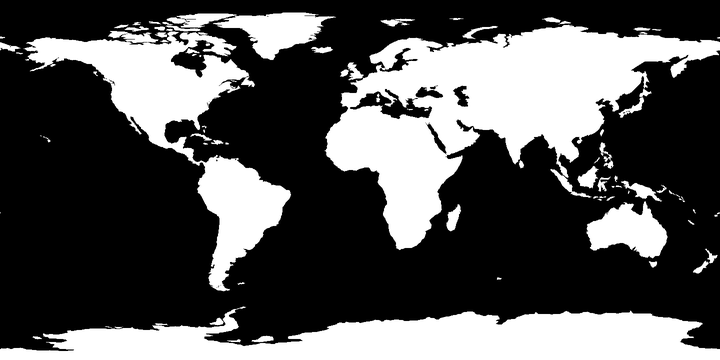
#> input picture landmask.png, 720 x 360 px
$ python draw.py
#> lines starting #> are read from the running program, lines starting #| are printed output that depends on the picture; after the words box and inside, x2 and y2 are one past the last pixel; in counts of white or black regions, pixels touching at a corner belong together
#!/usr/bin/env python3
"""Draw the 25 November 2026 world-news poster (hero + globe + timeline).

Output: entry.png, 1024x1024, RGB.

Layout is deliberately asymmetric: one large lead-story panel, a single drawn
orthographic globe with numbered location markers, six differently sized story
cards in a masonry arrangement, and a 24-hour UTC timeline strip.  Every story
was first reported on 25 November 2026 (UTC); the minutes value is the
approximate UTC time the story broke and only drives timeline placement.

The grader never runs this file: main.ts copies the finished entry.png.
Pillow + numpy are build-time only.
"""

import math
import os

import numpy as np
from PIL import Image, ImageDraw, ImageFilter, ImageFont

W = H = 1024
ROOT = os.path.dirname(os.path.abspath(__file__))

FONT_BOLD = "/usr/share/fonts/truetype/dejavu/DejaVuSans-Bold.ttf"
FONT_REG = "/usr/share/fonts/truetype/dejavu/DejaVuSans.ttf"

# ---------------------------------------------------------------- palette
BG_TOP = (7, 10, 22)
BG_BOT = (10, 18, 38)
CARD_BASE = (16, 27, 48)
INK = (236, 243, 255)
INK_DIM = (158, 174, 202)
INK_FAINT = (104, 120, 150)
CYAN = (78, 232, 236)
AMBER = (255, 180, 66)
CORAL = (255, 92, 118)
VIOLET = (180, 148, 255)
LIME = (156, 240, 116)
BLUE = (100, 176, 255)
GOLD = (255, 214, 96)
OCEAN_EDGE = (5, 16, 34)
OCEAN_CORE = (16, 52, 92)
LAND_DARK = (34, 66, 76)
LAND_LIGHT = (62, 108, 110)
COAST = (96, 240, 218)

# ---------------------------------------------------------------- stories
# n, minutes, hh:mm, region, headline, timeline label, summary, colour, marker
STORIES = [
    dict(n=1, t=790, hh="13:10", region="NORTH AMERICA", hero=True,
         head="US tariffs target China, EU and 12 more",
         tl="US tariffs hit 14",
         summary="New Section 301 duties over 'overcapacity' hit 14 partners; US stocks fall.",
         col=CORAL),
    dict(n=2, t=120, hh="02:00", region="MIDDLE EAST",
         head="Houthis hit Riyadh, threaten Red Sea",
         tl="Riyadh hit; Red Sea threatened",
         summary="Drone strikes a Riyadh fund tower; Saudis bomb Hodeidah.",
         col=AMBER),
    dict(n=3, t=480, hh="08:00", region="EUROPE",
         head="Merz: Russia wants more than Ukraine",
         tl="Merz warns on Russia",
         summary="Germany says Putin's aims exceed Ukraine; 700k dead estimate.",
         col=VIOLET),
    dict(n=4, t=1020, hh="17:00", region="GLOBAL MARKETS",
         head="AI rout drags Wall Street lower",
         tl="AI selloff deepens",
         summary="Nvidia doubts return; S&P 500 slumps and Asia markets dive.",
         col=BLUE),
    dict(n=5, t=1035, hh="17:15", region="AFRICA",
         head="Ebola outbreak disrupts east Congo",
         tl="Ebola crisis in Congo",
         summary="UN peacekeepers evacuate trapped health workers in DR Congo.",
         col=LIME),
    dict(n=6, t=1285, hh="21:25", region="CLIMATE",
         head="Six days above 2\u00b0C; COP31 stalls",
         tl="Six days above 2\u00b0C",
         summary="First six-day run 2\u00b0C over pre-industrial; COP31 deadlocks.",
         col=GOLD),
]

# Marker set for the globe: one marker per story region (US covers two stories).
MARKERS = [
    dict(label="US EAST", lon=-74.0, lat=39.0, col=CORAL, extra=BLUE),
    dict(label="RIYADH", lon=46.7, lat=24.7, col=AMBER, extra=None),
    dict(label="MOSCOW", lon=37.6, lat=55.8, col=VIOLET, extra=None),
    dict(label="CONGO", lon=15.3, lat=-4.3, col=LIME, extra=None),
    dict(label="GLOBAL", lon=-20.0, lat=-40.0, col=GOLD, extra=None),
]

# ---------------------------------------------------------------- helpers
def font(path, size):
    return ImageFont.truetype(path, size)


def mix(a, b, t):
    t = max(0.0, min(1.0, t))
    return tuple(int(round(a[i] + (b[i] - a[i]) * t)) for i in range(3))


def text(draw, xy, s, f, fill, anchor="la", spacing=0.0):
    """Draw text, optionally with letter spacing.  Returns the drawn width."""
    if spacing == 0:
        draw.text(xy, s, font=f, fill=fill, anchor=anchor)
        return f.getlength(s)
    total = sum(f.getlength(c) + spacing for c in s) - spacing
    x, y = xy
    if anchor[0] == "m":
        x -= total / 2
    elif anchor[0] == "r":
        x -= total
    for c in s:
        draw.text((x, y), c, font=f, fill=fill, anchor="l" + anchor[1])
        x += f.getlength(c) + spacing
    return total


def wrap(s, f, maxw):
    """Greedy word-wrap, returns a list of lines whose width <= maxw."""
    out, cur = [], ""
    for word in s.split():
        cand = (cur + " " + word).strip()
        if cur and f.getlength(cand) > maxw:
            out.append(cur)
            cur = word
        else:
            cur = cand
    if cur:
        out.append(cur)
    return out


def fit_headline(s, maxw, sizes=(15, 14, 13, 12.5)):
    """Largest bold size wrapping to <=2 lines and leaving no one-word widow."""
    for sz in sizes:
        f = font(FONT_BOLD, sz)
        lines = wrap(s, f, maxw)
        if len(lines) == 1:
            return f, lines, sz
        if len(lines) == 2:
            tail = lines[-1]
            if len(tail.split()) >= 2 or f.getlength(tail) >= 0.40 * maxw:
                return f, lines, sz
    f = font(FONT_BOLD, sizes[-1])
    return f, wrap(s, f, maxw)[:2], sizes[-1]


def chip(draw, box, radius, fill, outline=None, width=1):
    draw.rounded_rectangle(box, radius=radius, fill=fill[:3],
                           outline=outline[:3] if outline else None, width=width)


def grad_panel(size, top, bot, radius):
    """A rounded vertical-gradient RGBA tile, used for cards and the hero."""
    w, h = size
    arr = np.zeros((h, w, 3), dtype=np.float32)
    for y in range(h):
        t = y / max(1, h - 1)
        arr[y, :, :] = [top[k] + (bot[k] - top[k]) * t for k in range(3)]
    img = Image.fromarray(np.clip(arr, 0, 255).astype(np.uint8), "RGB").convert("RGBA")
    mask = Image.new("L", (w, h), 0)
    ImageDraw.Draw(mask).rounded_rectangle([0, 0, w - 1, h - 1], radius=radius, fill=255)
    img.putalpha(mask)
    return img


def dashed_ellipse(draw, box, colour, dash=9, gap=7, width=1):
    x0, y0, x1, y1 = box
    cx, cy = (x0 + x1) / 2, (y0 + y1) / 2
    rx, ry = (x1 - x0) / 2, (y1 - y0) / 2
    steps = 360
    on, acc, prev = True, 0.0, None
    for i in range(steps + 1):
        a = 2 * math.pi * i / steps
        p = (cx + rx * math.cos(a), cy + ry * math.sin(a))
        if prev is not None:
            acc += math.dist(p, prev)
            if on:
                draw.line([prev, p], fill=colour, width=width)
            if on and acc >= dash:
                on, acc = False, 0.0
            elif not on and acc >= gap:
                on, acc = True, 0.0
        prev = p


def load_land():
    im = Image.open(os.path.join(ROOT, "landmask.png")).convert("L")
#> im is the input picture: PIL image 720x360 L; min 0, max 255, mean 85.9
    return np.asarray(im, dtype=np.float32) / 255.0


# ---------------------------------------------------------------- globe
def globe_rgba(land, cx, cy, R, lat0_deg, lon0_deg):
    pad = 12
    D = R * 2 + pad * 2
    yy, xx = np.mgrid[0:D, 0:D]
    nx = (xx - (R + pad)) / R
    ny = ((R + pad) - yy) / R
    r2 = nx * nx + ny * ny
    inside = r2 <= 1.0
    z = np.sqrt(np.clip(1.0 - r2, 0.0, 1.0))
    lat0 = math.radians(lat0_deg)
    lon0 = math.radians(lon0_deg)
    sinlat = z * math.sin(lat0) + ny * math.cos(lat0)
    lat = np.arcsin(np.clip(sinlat, -1.0, 1.0))
    lon = lon0 + np.arctan2(nx, z * math.cos(lat0) - ny * math.sin(lat0))
    u = ((lon + math.pi) % (2 * math.pi)) / (2 * math.pi)
    v = (math.pi / 2 - lat) / math.pi
    mh, mw = land.shape
    mx = np.clip((u * mw).astype(np.int32), 0, mw - 1)
    my = np.clip((v * mh).astype(np.int32), 0, mh - 1)
    landmask = (land[my, mx] > 0.5) & inside

    tt = np.clip(r2, 0.0, 1.0)
    ocean = np.zeros((D, D, 3), dtype=np.float32)
    for k in range(3):
        ocean[:, :, k] = OCEAN_CORE[k] + (OCEAN_EDGE[k] - OCEAN_CORE[k]) * (tt ** 0.6)
    hl = np.clip(1.0 - np.sqrt((nx + 0.35) ** 2 + (ny - 0.4) ** 2) / 1.25, 0, 1) ** 2
    ocean += (np.array([22, 34, 52], dtype=np.float32) * hl[:, :, None] * 0.35)

    land_rgb = np.zeros((D, D, 3), dtype=np.float32)
    shade = (0.5 + 0.5 * np.clip(1.0 - r2, 0, 1)) ** 0.7
    for k in range(3):
        land_rgb[:, :, k] = LAND_DARK[k] + (LAND_LIGHT[k] - LAND_DARK[k]) * shade
    land_rgb = land_rgb * landmask[:, :, None] + ocean * (~landmask)[:, :, None]

    rgba = np.zeros((D, D, 4), dtype=np.uint8)
    rgba[:, :, :3] = np.clip(land_rgb, 0, 255).astype(np.uint8)
    rgba[:, :, 3] = np.where(inside, 255, 0).astype(np.uint8)
    img = Image.fromarray(rgba, "RGBA")

    lmask = Image.fromarray((landmask * 255).astype(np.uint8), "L")
    edge = np.asarray(lmask.filter(ImageFilter.MaxFilter(3)), dtype=np.int16) - \
        np.asarray(lmask, dtype=np.int16)
    edge = np.clip(edge, 0, 255).astype(np.uint8)
    edge = np.asarray(Image.fromarray(edge).filter(ImageFilter.GaussianBlur(0.6)))
    glow = Image.new("RGBA", (D, D), COAST + (0,))
    glow.putalpha(Image.fromarray((edge * 0.85).astype(np.uint8), "L"))
    img = Image.alpha_composite(img, glow)

    atm = Image.new("RGBA", (D, D), (0, 0, 0, 0))
    ad = ImageDraw.Draw(atm)
    for i, a in enumerate((28, 20, 14, 9, 5)):
        rr = R - i * 2
        ad.ellipse([R + pad - rr, R + pad - rr, R + pad + rr, R + pad + rr],
                   outline=(74, 174, 214, a), width=2)
    img = Image.alpha_composite(img, atm)
    return img, (cx - R - pad, cy - R - pad), R, pad


def project(lat, lon, lat0_deg, lon0_deg, cx, cy, R):
    lat, lon = math.radians(lat), math.radians(lon)
    lat0, lon0 = math.radians(lat0_deg), math.radians(lon0_deg)
    d = lon - lon0
    x = math.cos(lat) * math.sin(d)
    y = math.cos(lat0) * math.sin(lat) - math.sin(lat0) * math.cos(lat) * math.cos(d)
    z = math.sin(lat0) * math.sin(lat) + math.cos(lat0) * math.cos(lat) * math.cos(d)
    return cx + x * R, cy - y * R, z >= 0


def graticule(draw, lat0_deg, lon0_deg, cx, cy, R):
    for lat in range(-60, 61, 30):
        pts = []
        for i in range(181):
            x, y, vis = project(lat, -180 + i * 2, lat0_deg, lon0_deg, cx, cy, R)
            if vis:
                pts.append((x, y))
            else:
                if len(pts) > 1:
                    draw.line(pts, fill=(54, 100, 136, 80), width=1)
                pts = []
        if len(pts) > 1:
            draw.line(pts, fill=(54, 100, 136, 80), width=1)
    for lon in range(-180, 180, 30):
        pts = []
        for i in range(121):
            x, y, vis = project(-90 + i * 1.5, lon, lat0_deg, lon0_deg, cx, cy, R)
            if vis:
                pts.append((x, y))
            else:
                if len(pts) > 1:
                    draw.line(pts, fill=(54, 100, 136, 70), width=1)
                pts = []
        if len(pts) > 1:
            draw.line(pts, fill=(54, 100, 136, 70), width=1)


# ---------------------------------------------------------------- background
def background():
    arr = np.zeros((H, W, 3), dtype=np.float32)
    for y in range(H):
        t = y / (H - 1)
        arr[y, :, :] = [BG_TOP[k] + (BG_BOT[k] - BG_TOP[k]) * t for k in range(3)]
    img = Image.fromarray(np.clip(arr, 0, 255).astype(np.uint8), "RGB").convert("RGBA")
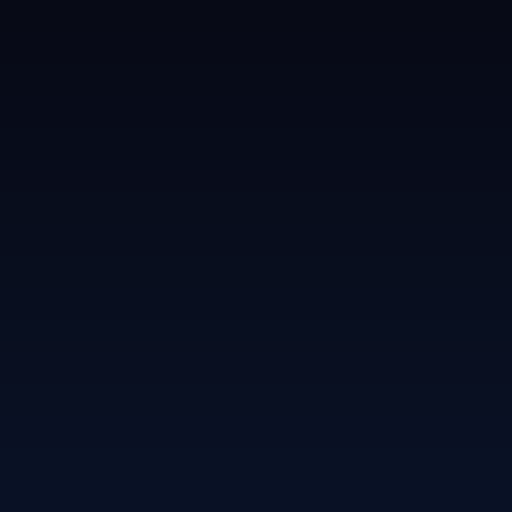
#> img: PIL image 1024x1024 RGBA (shown at 1/2 size); mean R, G, B, A 8, 13.5, 29.5, 255

    # soft colour fields behind the two main zones
    glow = Image.new("RGBA", (W, H), (0, 0, 0, 0))
#> glow: PIL image 1024x1024 RGBA; every value is 0
    gd = ImageDraw.Draw(glow)
    gd.ellipse([40, 120, 520, 560], fill=(26, 130, 160, 30))
    gd.ellipse([560, 120, 1010, 520], fill=(255, 92, 118, 20))
    gd.ellipse([200, 560, 900, 840], fill=(60, 90, 180, 16))
    glow = glow.filter(ImageFilter.GaussianBlur(90))
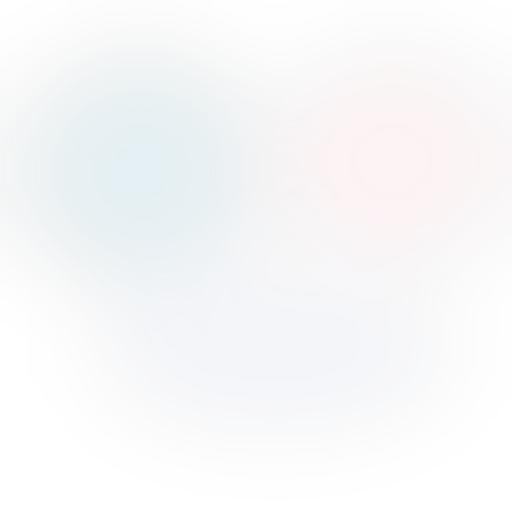
#> glow: PIL image 1024x1024 RGBA (shown at 1/2 size); mean R, G, B, A 46.1, 45.4, 66.7, 9.6; transparent parts drawn white
    img = Image.alpha_composite(img, glow)

    # faint diagonal hatch for texture
    hatch = Image.new("RGBA", (W, H), (0, 0, 0, 0))
    hd = ImageDraw.Draw(hatch)
    for x in range(-H, W, 46):
        hd.line([(x, 0), (x + H, H)], fill=(120, 160, 210, 8), width=1)
    img = Image.alpha_composite(img, hatch)

    # grain
    rng = np.random.default_rng(25)
    na = np.asarray(img.convert("RGB"), dtype=np.int16)
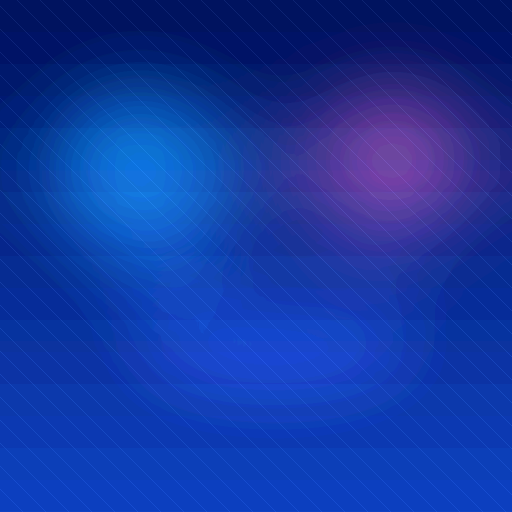
#> na: shape (1024, 1024, 3) int16 (shown at 1/2 size); mean R, G, B 10.1, 15.8, 32.3; drawn with min black and max white
    for _ in range(900):
        x, y = int(rng.integers(0, W)), int(rng.integers(0, H))
        na[y, x] = np.clip(na[y, x] + int(rng.integers(-14, 22)), 0, 255)
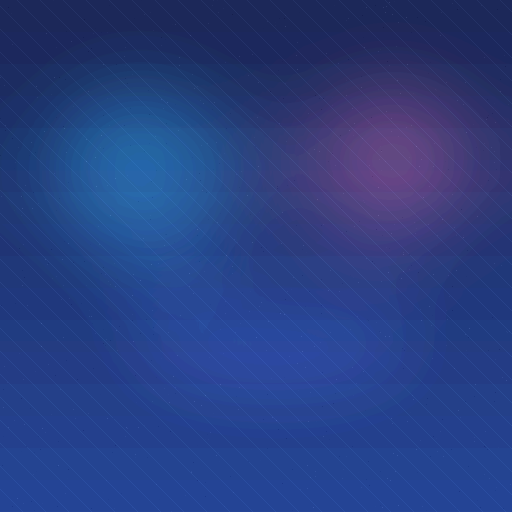
#> na: shape (1024, 1024, 3) int16 (shown at 1/2 size); 0.08% of pixels changed, all inside (x1, y1, x2, y2) = (0, 0, 1021, 1024); drawn with min black and max white
    img = Image.fromarray(na.astype(np.uint8), "RGB").convert("RGBA")

    # vignette
    yy, xx = np.mgrid[0:H, 0:W]
    d = np.sqrt(((xx - W / 2) / (W / 2)) ** 2 + ((yy - H / 2) / (H / 2)) ** 2)
    vig = np.clip(1.0 - 0.42 * np.clip(d - 0.55, 0, 1.4), 0, 1)
    vimg = Image.fromarray((vig * 255).astype(np.uint8), "L")
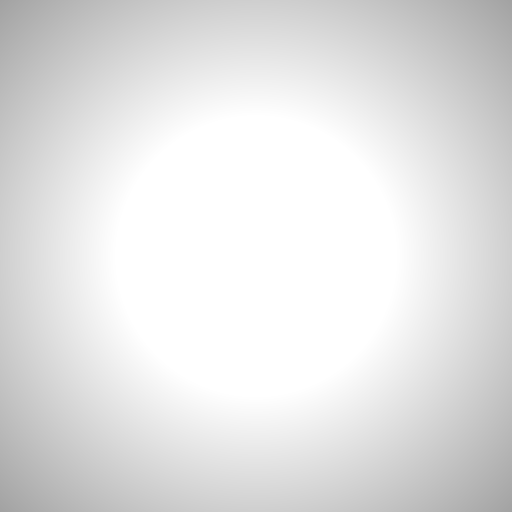
#> vimg: PIL image 1024x1024 L (shown at 1/2 size); min 162, max 255, mean 226.9
    black = Image.new("RGBA", (W, H), (0, 0, 0, 255))
    black.putalpha(Image.fromarray((255 - vig * 255).astype(np.uint8), "L"))
#> (the rest of the program and of its run is left out)
